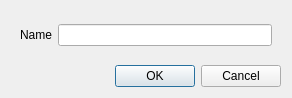
<?xml version="1.0" encoding="UTF-8"?>
<ui version="4.0">
 <class>Form_ChangeConnectionName</class>
 <widget class="QDialog" name="Form_ChangeConnectionName">
  <property name="geometry">
   <rect>
    <x>0</x>
    <y>0</y>
    <width>292</width>
    <height>98</height>
   </rect>
  </property>
  <property name="windowTitle">
   <string>Change Connection Name</string>
  </property>
  <layout class="QVBoxLayout" name="verticalLayout">
   <item>
    <widget class="QWidget" name="widget" native="true">
     <layout class="QHBoxLayout" name="horizontalLayout">
      <item>
       <widget class="QLabel" name="label_2">
        <property name="text">
         <string>Name</string>
        </property>
       </widget>
      </item>
      <item>
       <widget class="QLineEdit" name="Name_lineEdit">
        <property name="toolTip">
         <string>The name to display for this connection</string>
        </property>
        <property name="maxLength">
         <number>80</number>
        </property>
       </widget>
      </item>
     </layout>
    </widget>
   </item>
   <item>
    <widget class="QDialogButtonBox" name="buttonBox">
     <property name="orientation">
      <enum>Qt::Horizontal</enum>
     </property>
     <property name="standardButtons">
      <set>QDialogButtonBox::Cancel|QDialogButtonBox::Ok</set>
     </property>
    </widget>
   </item>
  </layout>
 </widget>
 <resources/>
 <connections>
  <connection>
   <sender>buttonBox</sender>
   <signal>accepted()</signal>
   <receiver>Form_ChangeConnectionName</receiver>
   <slot>accept()</slot>
   <hints>
    <hint type="sourcelabel">
     <x>248</x>
     <y>254</y>
    </hint>
    <hint type="destinationlabel">
     <x>157</x>
     <y>274</y>
    </hint>
   </hints>
  </connection>
  <connection>
   <sender>buttonBox</sender>
   <signal>rejected()</signal>
   <receiver>Form_ChangeConnectionName</receiver>
   <slot>reject()</slot>
   <hints>
    <hint type="sourcelabel">
     <x>316</x>
     <y>260</y>
    </hint>
    <hint type="destinationlabel">
     <x>286</x>
     <y>274</y>
    </hint>
   </hints>
  </connection>
 </connections>
</ui>
